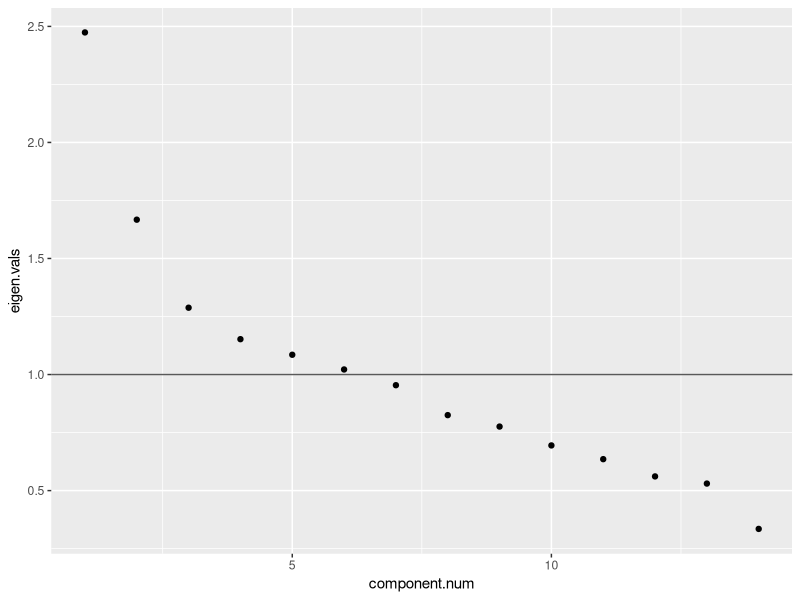
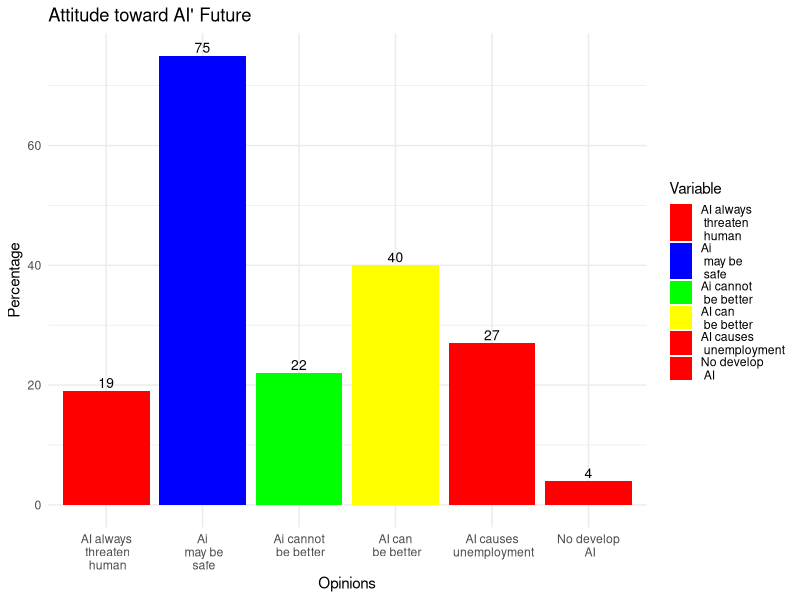
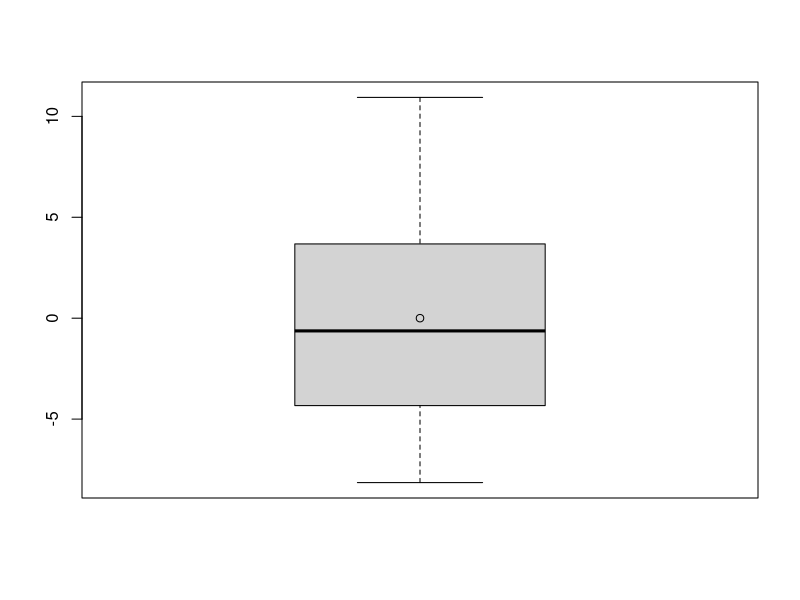
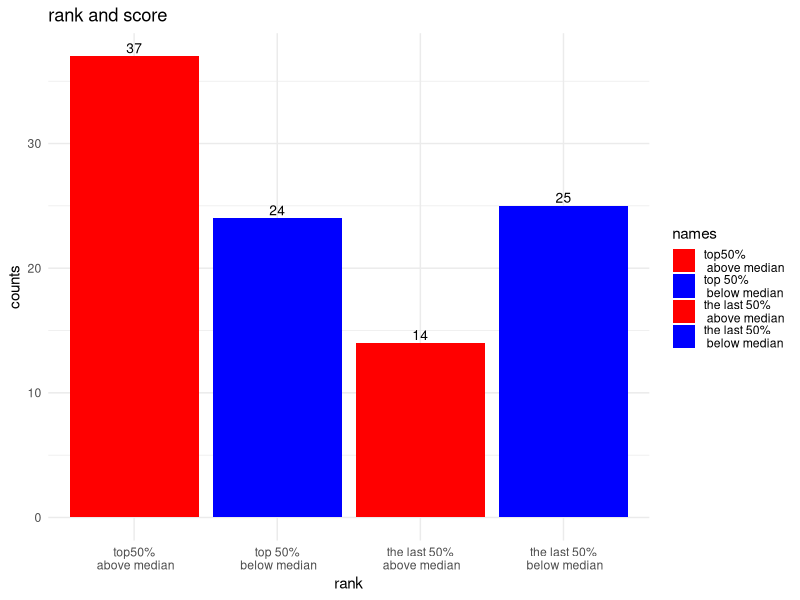

The R script that drew these images, in order:
library(readxl)
raw_data <- read_excel("survey.xlsx")

# 提取需要的数据
extracted_data <- subset(raw_data, select = grep("^[aci]", names(raw_data)))
names(extracted_data)

# 归一化
scaled_data <- scale(extracted_data)

# PCA
pca <- prcomp(scaled_data)
variance <- pca$sdev^2
variance / sum(variance)

# 降维图
library(ggplot2)
evals <- data.frame(variance)
names(evals)<-"eigen.vals"
evals$component.num<-as.integer(seq(nrow(evals)))
library(ggplot2)
png("降维图.png")
ggplot(evals,aes(x=component.num,y=eigen.vals))+geom_point()+ geom_hline(aes(yintercept=1), alpha = 0.65)
dev.off()

# 因子分析
library(psych)
library(GPArotation)
fit <-principal(scaled_data, nfactors=6, rotate="varimax", scores=T, method="Bartlett")
write.csv(fit$loadings, "fa_result6.csv")
scores <- fit$scores
write.csv(fit$scores, "fa_scores6.csv")

# future柱状图
library(dplyr)

future_data <- subset(raw_data, select = grep("^[f]", names(raw_data)))
count_score <- colSums(future_data)
name <- c("AI always\n threaten\n human", "Ai\n may be\n safe", "Ai cannot\n be better", "AI can\n be better", "AI causes\n unemployment", "No develop\n AI")
name <- factor(name, levels = name)
bar_data <- data.frame(Variable = name, Count = count_score)

library(ggplot2)

png("attitude.png")
ggplot(data=bar_data, aes(x = Variable, y = Count, fill = Variable)) +
  geom_bar(stat = "identity") +
  scale_fill_manual(values = c("red", "blue", "green", "yellow", "red", "red"))+
  geom_text(aes(label=Count), vjust=-0.3, size=3.5) +
  labs(
    title = "Attitude toward AI' Future",
    x = "Opinions",
    y = "Percentage"
  ) +
  theme_minimal()
dev.off()

# 箱线图
score_data <- subset(raw_data, select = grep("^[ac]", names(raw_data)))
score_data <- scale(score_data)
total_score <- rowSums(score_data)
png("box_plot.png")
boxplot(total_score)
points(mean(total_score))
dev.off()

# 典型相关分析
rank_data <- subset(raw_data, select = grep("^rank", names(raw_data)))
rank_data <- scale(rank_data)
dim(score_data)
dim(rank_data)
ccres <- cancor(score_data, rank_data)
ccres$cor
ccres$xcoef
ccres$ycoef

# cs和ai相关知识
rank12_index <- which(raw_data$rank!=3)
dim(rank12_index)
rank3_index <- which(raw_data$rank==3)
dim(rank3_index)
median <- median(total_score)
rank12_score <- total_score[rank12_index]
rank3_score <- total_score[rank3_index]

bar_data <- c(sum(rank12_score >= median),
              sum(rank12_score < median),
              sum(rank3_score >= median),
              sum(rank3_score < median))
names <- c("top50%\n above median", "top 50%\n below median",
           "the last 50%\n above median", "the last 50%\n below median")  # 每个柱子的名称

# 将category变量转换为顺序型
names <- factor(names, levels = names)

png("rank_and_ai.png")
ggplot(data=data.frame(bar_data), aes(x = names, y = bar_data, fill = names)) +
  geom_bar(stat = "identity") +
  scale_fill_manual(values = c("red", "blue", "red", "blue"))+
  geom_text(aes(label=bar_data), vjust=-0.3, size=3.5) +
  labs(
    title = "rank and score",
    x = "rank",
    y = "counts"
  ) +
  theme_minimal()
dev.off()





